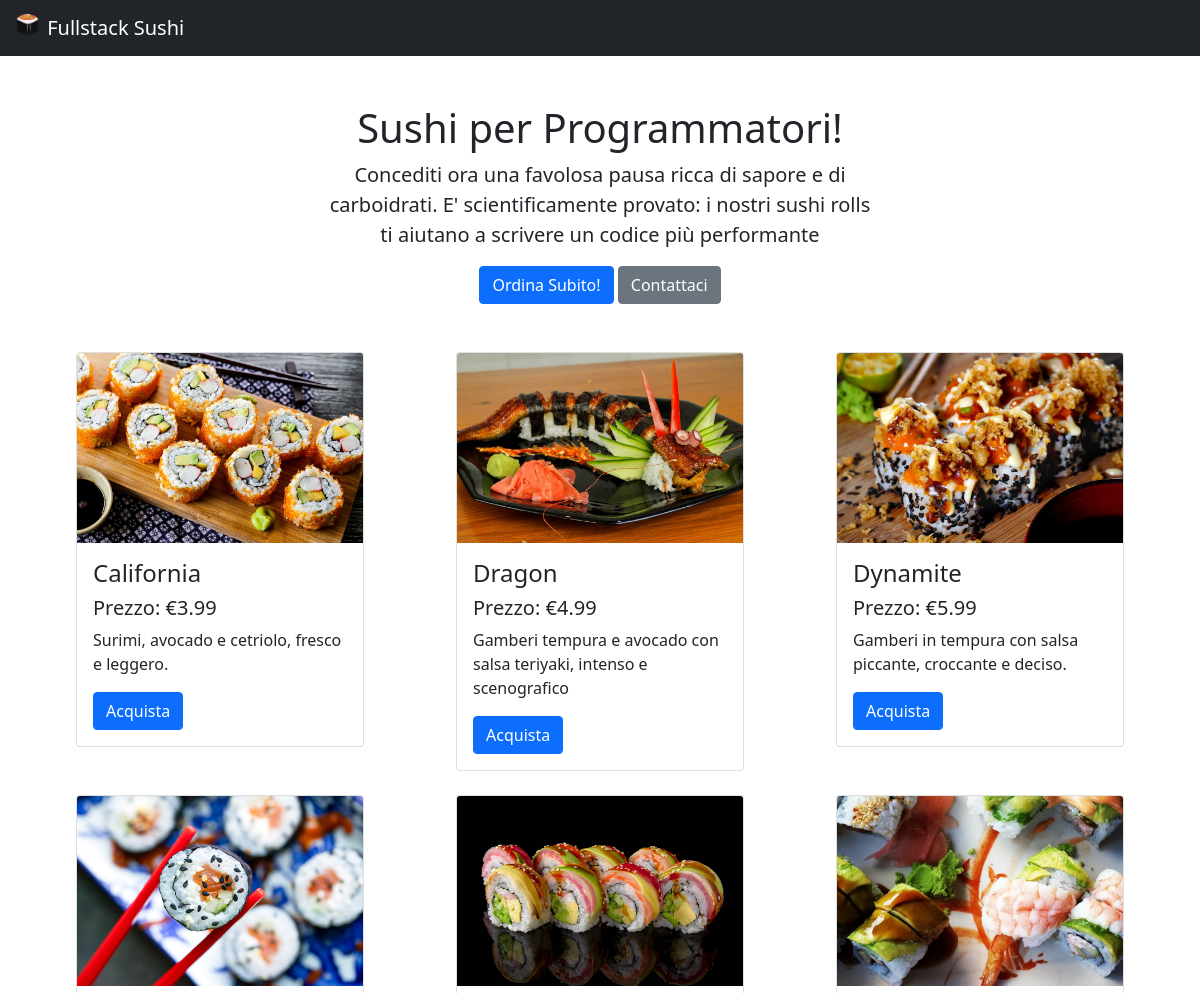
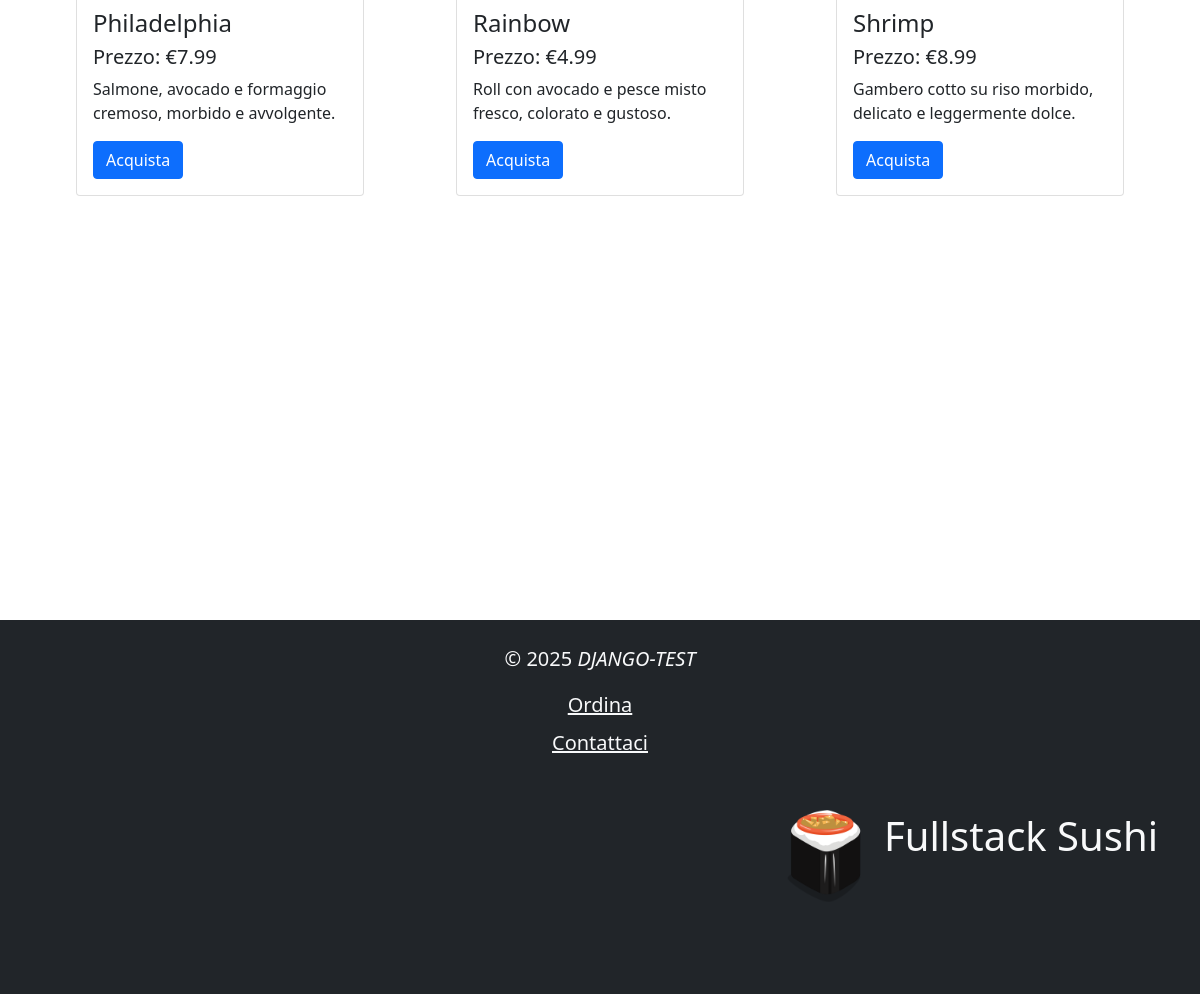
The page /rolls/ on the database its author committed (2 pictures, top to bottom).
### rolls/models.py (models this page shows, shortened)
class Roll(models.Model):
    img = models.ImageField()
    name = models.CharField(max_length=30)
    price = models.FloatField()
    description = models.CharField(default='no descrizione')

### rolls/views.py (the view)
# urls.py: path('', views.rolls, name='home'),
def rolls(request):
    rolls = Roll.objects.all()
    return render(request, 'rolls/test_django_sushi.html', {'rolls':rolls})

### rolls/templates/rolls/test_django_sushi.html
{% extends 'rolls/components.html' %}
{% block content %}
<div class="container my-5 text-center" style="max-width:580px">
    <h1>Sushi per Programmatori!</h1>
    <p class="lead">Concediti ora una favolosa pausa ricca di sapore e di carboidrati. E'
        scientificamente provato: i nostri sushi rolls ti aiutano a scrivere un codice più performante
    </p>
    <a href="{% url 'order' %}" class="btn btn-primary">Ordina Subito!</a>
    <a href="{% url 'contact' %}" class="btn btn-secondary">Contattaci</a>
</div>
<div class="container">
    <div class="row">
        {% for roll in rolls %}
        <div class="col-12 col-md-4 mb-4">
            <div class="d-flex justify-content-center">
                <div class="card" style="width: 18rem;">
                    <img src="{{roll.img.url}}" class="card-img-top" alt="...">
                    <div class="card-body">
                        <h4 class="card-title">{{roll.name}}</h4>
                        <h5 class="card-title">Prezzo: €{{roll.price}}</h5>
                        <p>{{roll.description}}</p>
                        <a href="{% url 'order-show' roll.pk %}" class="btn btn-primary">Acquista</a>
                    </div>
                </div>
            </div>
        </div>
        {% endfor %}
    </div>
</div>
{% endblock %}

### rolls/templates/rolls/components.html (shortened to what this page needs)
{% load static %}
<!doctype html>
<html lang="en">
<head>
    <link href="https://cdn.jsdelivr.net/npm/bootstrap@5.0.0-beta2/dist/css/bootstrap.min.css" rel="stylesheet"
>
    <link rel="stylesheet" href="{% static 'css/style.css' %}">
</head>
<body>
    <nav class="navbar navbar-dark bg-dark">
        <div class="container-fluid">
            <a class="navbar-brand" href="{% url 'home' %}">
                {% load static %}
                <img src="{% static 'rolls/logo.png' %}" alt="" width="30" height="24" class="d-inline-block align-top">
                Fullstack Sushi
            </a>
        </div>
    </nav>
    {% block content %}
    {% endblock %}
    <footer class="container-fluid bg-dark p-4">
        <div class="container">
            <div class="row justify-content-center">
                <div class="col-12 col-md-6 text-light text-center fs-5">
                    <p>&copy; {% now 'Y' %} <span class="fst-italic">DJANGO-TEST</span></p>
                    <div class="d-flex flex-column">
                        <a href="{% url 'order' %}" class="mb-2 text-decoration-underline text-light">Ordina</a>
                        <a href="{% url 'contact' %}" class="text-decoration-underline text-light">
                            Contattaci
                        </a>
                    </div>
                </div>
                <div class="my-5 d-flex justify-content-end">
                    <p class="text-light fs-1" href="{% url 'home' %}">
                        <img src="{% static 'rolls/logo.png' %}" alt="" width="100"
                            class="d-inline-block align-top">
                        Fullstack Sushi
                    </p>
                </div>
            </div>
        </div>
    </footer>
</body>
</html>

### rolls/static/css/style.css (style rules this page uses)
footer { margin-top: 400px; }

### rows shown on the page
Roll: img (picture), name "California", price "3.99", description "Surimi, avocado e cetriolo, fresco e leggero."
Roll: img (picture), name "Dragon", price "4.99", description "Gamberi tempura e avocado con salsa teriyaki, intenso e scenografico"
Roll: img (picture), name "Dynamite", price "5.99", description "Gamberi in tempura con salsa piccante, croccante e deciso."
Roll: img (picture), name "Philadelphia", price "7.99", description "Salmone, avocado e formaggio cremoso, morbido e avvolgente."
Roll: img (picture), name "Rainbow", price "4.99", description "Roll con avocado e pesce misto fresco, colorato e gustoso."
Roll: img (picture), name "Shrimp", price "8.99", description "Gambero cotto su riso morbido, delicato e leggermente dolce."
